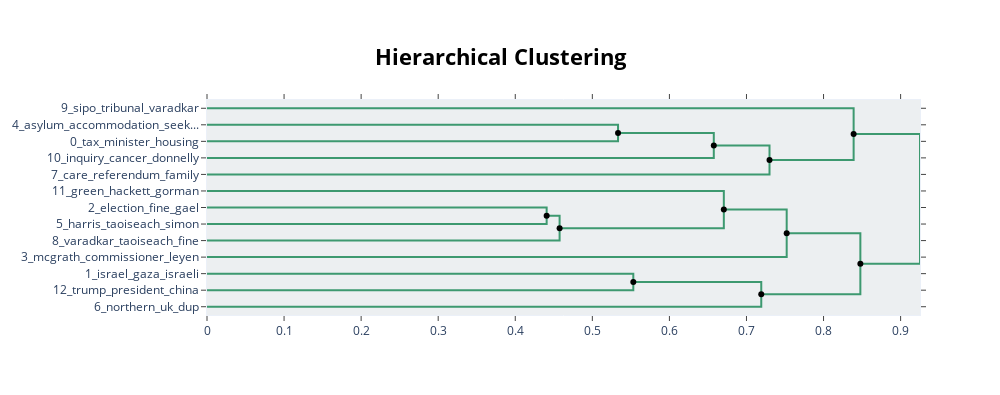

This figure's notebook cell:
### Code cell
hierarchical_topics = topic_model.hierarchical_topics(docs)
topic_model.visualize_hierarchy(hierarchical_topics=hierarchical_topics)

### Figure 1 — Plotly figure (JSON) as saved in the notebook; plotly's stock layout.template omitted (floating-point values rounded to 4 significant figures)
{"data": [{"hoverinfo": "text", "marker": {"color": "rgb(61,153,112)"}, "mode": "lines", "text": ["asylum_accommodation_seekers_people_protection", "", "", "tax_minister_housing_year_new"], "type": "scatter", "x": [0.0, 0.5334, 0.5334, 0.0], "xaxis": "x", "y": [-15.0, -15.0, -25.0, -25.0], "yaxis": "y"}, {"hoverinfo": "text", "marker": {"color": "rgb(61,153,112)"}, "mode": "lines", "text": ["tax_housing_minister_people_year", "", "", "inquiry_cancer_donnelly_health_covid"], "type": "scatter", "x": [0.5334, 0.6576, 0.6576, 0.0], "xaxis": "x", "y": [-20.0, -20.0, -35.0, -35.0], "yaxis": "y"}, {"hoverinfo": "text", "marker": {"color": "rgb(61,153,112)"}, "mode": "lines", "text": ["tax_housing_minister_people_year", "", "", "care_referendum_family_referendums_women"], "type": "scatter", "x": [0.6576, 0.7299, 0.7299, 0.0], "xaxis": "x", "y": [-27.5, -27.5, -45.0, -45.0], "yaxis": "y"}, {"hoverinfo": "text", "marker": {"color": "rgb(61,153,112)"}, "mode": "lines", "text": ["sipo_tribunal_varadkar_investigation_lowry", "", "", "tax_people_minister_housing_year"], "type": "scatter", "x": [0.0, 0.839, 0.839, 0.7299], "xaxis": "x", "y": [-5.0, -5.0, -36.25, -36.25], "yaxis": "y"}, {"hoverinfo": "text", "marker": {"color": "rgb(61,153,112)"}, "mode": "lines", "text": ["election_fine_gael_fianna_fáil", "", "", "harris_taoiseach_simon_election_fine"], "type": "scatter", "x": [0.0, 0.4407, 0.4407, 0.0], "xaxis": "x", "y": [-65.0, -65.0, -75.0, -75.0], "yaxis": "y"}, {"hoverinfo": "text", "marker": {"color": "rgb(61,153,112)"}, "mode": "lines", "text": ["election_fine_gael_harris_fianna", "", "", "varadkar_taoiseach_fine_gael_time"], "type": "scatter", "x": [0.4407, 0.4575, 0.4575, 0.0], "xaxis": "x", "y": [-70.0, -70.0, -85.0, -85.0], "yaxis": "y"}, {"hoverinfo": "text", "marker": {"color": "rgb(61,153,112)"}, "mode": "lines", "text": ["green_hackett_gorman_leader_sdlp", "", "", "election_fine_gael_taoiseach_harris"], "type": "scatter", "x": [0.0, 0.6706, 0.6706, 0.4575], "xaxis": "x", "y": [-55.0, -55.0, -77.5, -77.5], "yaxis": "y"}, {"hoverinfo": "text", "marker": {"color": "rgb(61,153,112)"}, "mode": "lines", "text": ["election_fine_gael_taoiseach_harris", "", "", "mcgrath_commissioner_leyen_der_von"], "type": "scatter", "x": [0.6706, 0.7522, 0.7522, 0.0], "xaxis": "x", "y": [-66.25, -66.25, -95.0, -95.0], "yaxis": "y"}, {"hoverinfo": "text", "marker": {"color": "rgb(61,153,112)"}, "mode": "lines", "text": ["israel_gaza_israeli_palestine_palestinian", "", "", "trump_president_china_st_taoiseach"], "type": "scatter", "x": [0.0, 0.5532, 0.5532, 0.0], "xaxis": "x", "y": [-105.0, -105.0, -115.0, -115.0], "yaxis": "y"}, {"hoverinfo": "text", "marker": {"color": "rgb(61,153,112)"}, "mode": "lines", "text": ["israel_gaza_israeli_palestine_palestinian", "", "", "northern_uk_dup_stormont_legacy"], "type": "scatter", "x": [0.5532, 0.7192, 0.7192, 0.0], "xaxis": "x", "y": [-110.0, -110.0, -125.0, -125.0], "yaxis": "y"}, {"hoverinfo": "text", "marker": {"color": "rgb(61,153,112)"}, "mode": "lines", "text": ["election_fine_gael_european_fianna", "", "", "israel_gaza_israeli_palestine_martin"], "type": "scatter", "x": [0.7522, 0.8478, 0.8478, 0.7192], "xaxis": "x", "y": [-80.62, -80.62, -117.5, -117.5], "yaxis": "y"}, {"hoverinfo": "text", "marker": {"color": "rgb(61,153,112)"}, "mode": "lines", "text": ["people_tax_minister_housing_public", "", "", "israel_taoiseach_harris_election_european"], "type": "scatter", "x": [0.839, 0.9252, 0.9252, 0.8478], "xaxis": "x", "y": [-20.62, -20.62, -99.06, -99.06], "yaxis": "y"}, {"hoverinfo": "text", "hovertext": ["tax_housing_minister_people_year", "tax_housing_minister_people_year", "election_fine_gael_harris_fianna", "election_fine_gael_taoiseach_harris", "israel_gaza_israeli_palestine_palestinian", "election_fine_gael_european_fianna", "people_tax_minister_housing_public"], "marker": {"color": "black"}, "mode": "markers", "showlegend": false, "type": "scatter", "x": [0.5334, 0.6576, 0.4407, 0.6706, 0.5532, 0.7522, 0.839], "y": [-20, -27.5, -70, -66.25, -110, -80.62, -20.62]}, {"hoverinfo": "text", "hovertext": ["tax_people_minister_housing_year", "election_fine_gael_taoiseach_harris", "israel_gaza_israeli_palestine_martin", "israel_taoiseach_harris_election_european"], "marker": {"color": "black"}, "mode": "markers", "showlegend": false, "type": "scatter", "x": [0.7299, 0.4575, 0.7192, 0.8478], "y": [-36.25, -77.5, -117.5, -99.06]}], "layout": {"autosize": false, "height": 395, "hoverlabel": {"bgcolor": "white", "font": {"family": "Rockwell", "size": 16}}, "hovermode": "closest", "plot_bgcolor": "#ECEFF1", "showlegend": false, "title": {"font": {"color": "Black", "size": 22}, "text": "<b>Hierarchical Clustering</b>", "x": 0.5, "xanchor": "center", "yanchor": "top"}, "width": 1000, "xaxis": {"mirror": "allticks", "rangemode": "tozero", "showgrid": false, "showline": true, "showticklabels": true, "ticks": "outside", "type": "linear", "zeroline": false}, "yaxis": {"mirror": "allticks", "range": [-130, 0], "rangemode": "tozero", "showgrid": false, "showline": true, "showticklabels": true, "tickmode": "array", "ticks": "outside", "ticktext": ["9_sipo_tribunal_varadkar", "4_asylum_accommodation_seek...", "0_tax_minister_housing", "10_inquiry_cancer_donnelly", "7_care_referendum_family", "11_green_hackett_gorman", "2_election_fine_gael", "5_harris_taoiseach_simon", "8_varadkar_taoiseach_fine", "3_mcgrath_commissioner_leyen", "1_israel_gaza_israeli", "12_trump_president_china", "6_northern_uk_dup"], "tickvals": [-5, -15, -25, -35, -45, -55, -65, -75, -85, -95, -105, -115, -125], "type": "linear", "zeroline": false}}}
